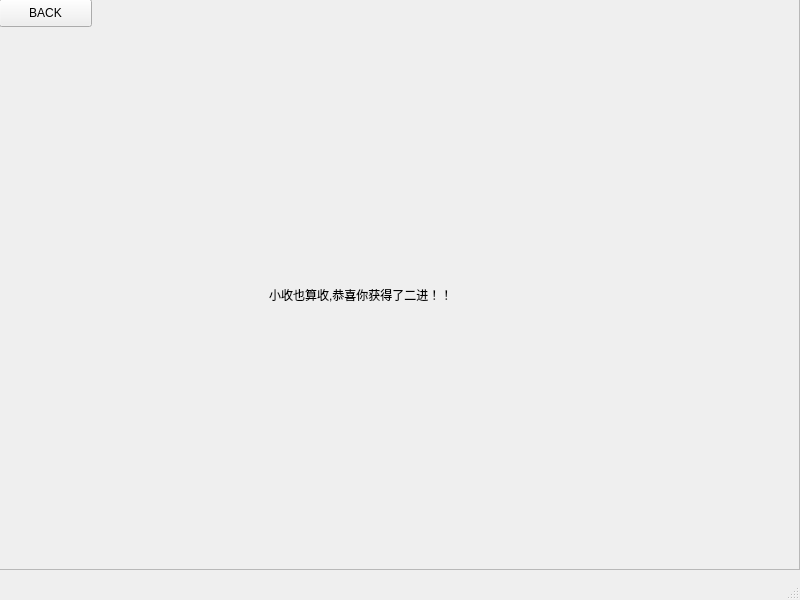
<?xml version="1.0" encoding="UTF-8"?>
<ui version="4.0">
 <class>ej</class>
 <widget class="QMainWindow" name="ej">
  <property name="geometry">
   <rect>
    <x>0</x>
    <y>0</y>
    <width>800</width>
    <height>600</height>
   </rect>
  </property>
  <property name="windowTitle">
   <string>MainWindow</string>
  </property>
  <widget class="QWidget" name="centralwidget">
   <widget class="QFrame" name="frame">
    <property name="geometry">
     <rect>
      <x>-1</x>
      <y>-1</y>
      <width>801</width>
      <height>571</height>
     </rect>
    </property>
    <property name="styleSheet">
     <string notr="true">#frame{

border-image:url(:/PHOTO/BOWL.png);
}</string>
    </property>
    <property name="frameShape">
     <enum>QFrame::StyledPanel</enum>
    </property>
    <property name="frameShadow">
     <enum>QFrame::Raised</enum>
    </property>
    <widget class="QLabel" name="label">
     <property name="geometry">
      <rect>
       <x>280</x>
       <y>0</y>
       <width>371</width>
       <height>261</height>
      </rect>
     </property>
     <property name="text">
      <string>&lt;html&gt;&lt;head/&gt;&lt;body&gt;&lt;p&gt;&lt;img src=&quot;:/PHOTO/YXM.png&quot;/&gt;&lt;/p&gt;&lt;/body&gt;&lt;/html&gt;</string>
     </property>
    </widget>
    <widget class="QLabel" name="label_2">
     <property name="geometry">
      <rect>
       <x>270</x>
       <y>270</y>
       <width>321</width>
       <height>51</height>
      </rect>
     </property>
     <property name="text">
      <string>小收也算收,恭喜你获得了二进！！</string>
     </property>
    </widget>
    <widget class="QPushButton" name="pushButton">
     <property name="geometry">
      <rect>
       <x>0</x>
       <y>0</y>
       <width>93</width>
       <height>28</height>
      </rect>
     </property>
     <property name="text">
      <string>BACK</string>
     </property>
    </widget>
   </widget>
  </widget>
  <widget class="QMenuBar" name="menubar">
   <property name="geometry">
    <rect>
     <x>0</x>
     <y>0</y>
     <width>800</width>
     <height>26</height>
    </rect>
   </property>
  </widget>
  <widget class="QStatusBar" name="statusbar"/>
 </widget>
 <resources/>
 <connections/>
</ui>
